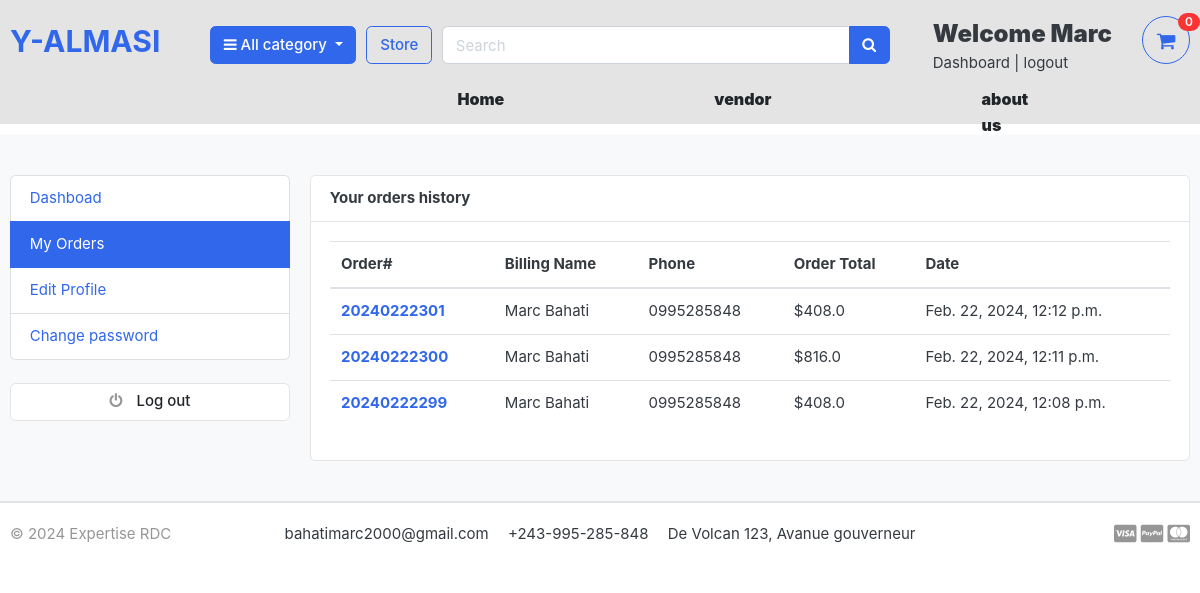
Before: /accounts/my_orders/ (signed in) with the older database file.
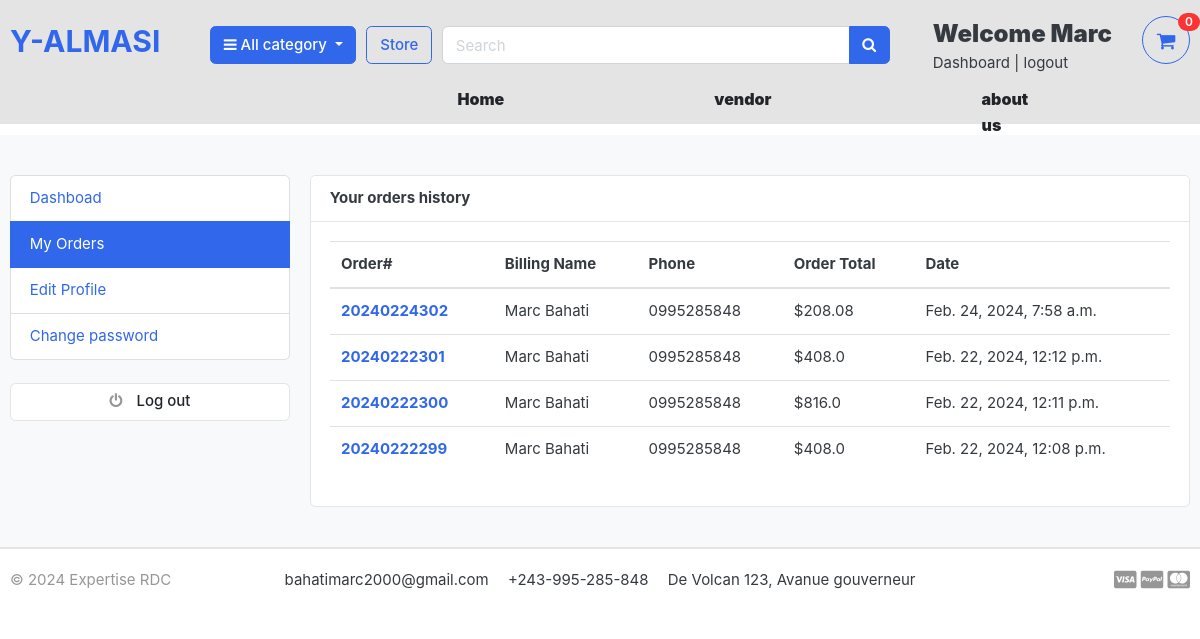
After: the same page with the newer database file.
### accounts/models.py (models this page shows, shortened)
class Accounts(AbstractBaseUser):
    first_name=models.CharField(max_length=50)
    last_name=models.CharField(max_length=50)
    username=models.CharField(max_length=50, unique=True)
    email=models.EmailField(max_length=100,unique=True)
    phone_number=models.CharField(max_length=50)
    date_join=models.DateTimeField(auto_now_add=True)
    last_login=models.DateTimeField(auto_now_add=True)
    is_admin=models.BooleanField(default=False)
    is_staff=models.BooleanField(default=False)
    is_active=models.BooleanField(default=False)
    is_superadmin=models.BooleanField(default=False)
    USERNAME_FIELD='email'
    REQUIRED_FIELDS=['username','first_name','last_name']
    objects=MyAccountManager()

### orders/models.py (models this page shows, shortened)
class Order(models.Model):
    STATUS = (
        ('New','New'),
        ('Accepted','Accepted'),
        ('Completed','Completed'),
        ('Cancelled','Cancelled'),
    )
    user=models.ForeignKey(Accounts,on_delete=models.SET_NULL,null=True)
    payment = models.ForeignKey(Payment, on_delete=models.SET_NULL, null=True, blank=True)
    order_number=models.CharField(max_length=20)
    first_name=models.CharField(max_length=50)
    last_name=models.CharField(max_length=50)
    phone=models.CharField(max_length=15)
    email=models.EmailField(max_length=50)
    address_line_1=models.CharField(max_length=50)
    address_line_2=models.CharField(max_length=50,blank=True)
    country=models.CharField(max_length=50)
    state=models.CharField(max_length=50)
    city=models.CharField(max_length=50)
    order_note=models.CharField(max_length=100,blank=True)
    order_total=models.FloatField()
    tax=models.FloatField()
    status=models.CharField(max_length=100,choices=STATUS,default='New')
    ip=models.CharField(max_length=20,blank=True)
    is_ordered=models.BooleanField(default=False)
    created_at=models.DateTimeField(auto_now_add=True)
    updated_at=models.DateTimeField(auto_now=True)
    def full_name(self):
        return f'{self.first_name} {self.last_name}'

### accounts/views.py (the view)
# urls.py: path('accounts/my_orders/',views.my_orders,name="my_orders"),
@login_required(login_url='login')
def my_orders(request):
    orders=Order.objects.filter(user=request.user,is_ordered=True).order_by('-created_at')
    path = request.path
    context={
        'orders':orders,
        'path':path
    }
    return render(request,'accounts/my_orders.html',context,)

### carts/context_processors.py (called while the page is built)
def counter(request):
    cart_count=0
    if 'admin' in request.path:
        return {}
    else:
        try:
            cart=Cart.objects.filter(cart_id=_cart_id(request))
            if request.user.is_authenticated:
                cart_items = CartItem.objects.all().filter(user=request.user)
            else:
                cart_items = CartItem.objects.all().filter(cart=cart[:1])
            for cart_item in cart_items:
                cart_count += cart_item.quantity
        except Cart.DoesNotExist:
            cart_count=0
    return dict(cart_count = cart_count)

### carts/views.py (called while the page is built)
def _cart_id(request):
    cart = request.session.session_key
    if not cart:
        request.session.create()
        cart = request.session.session_key
    return cart

### category/context_processor.py (called while the page is built)
def menu_link(request):
    links = category.objects.all()
    return dict(links=links)

### category/models.py (called while the page is built)
    def get_url(self):
        return reverse('products_by_category',args=[self.slug])

### e_commerce/templates/accounts/my_orders.html (shortened to what this page needs)
{% extends 'base.html' %}
{% block content %}
<section class="section-conten padding-y bg">
    <div class="container">
        <div class="row">
            {% include 'includes/dashboad_sidebar.html'%}
        <main class="col-md-9">
            <article class="card">
            <header class="card-header">
                <strong class="d-inline-block mr-3">Your orders history</strong>
            </header>
            <div class="card-body">
                <div class="row">
                    <div class="col-md-12">
                        <table class="table table-hover">
                            <thead>
                              <tr>
                                <th scope="col">Order#</th>
                                <th scope="col">Billing Name</th>
                                <th scope="col">Phone</th>
                                <th scope="col">Order Total</th>
                                <th scope="col">Date</th>
                              </tr>
                            </thead>
                            <tbody>
                                {% for order in orders %}
                              <tr>
                                <th scope="row"><a href="{% url 'order_detail' order.order_number %}">{{order.order_number}}</a></th>
                                <td>{{ order.full_name }}</td>
                                <td>{{ order.phone }}</td>
                                <td>${{ order.order_total }}</td>
                                <td>{{ order.created_at }}</td>
                              </tr>
                                    {% endfor %}
                            </tbody>
                          </table>
                </div>
            </div>
            </article>
        </main>
    </div>
    </div>
    </section>
{% endblock %}

### e_commerce/templates/base.html (shortened to what this page needs)
{% load static %}
<!DOCTYPE HTML>
<html lang="en">
<head>
<link href="{%static 'css/bootstrap.css'%}" rel="stylesheet" type="text/css"/>
<link href="{% static 'fonts/fontawesome/css/all.min.css'%}" type="text/css" rel="stylesheet">
<link href="{% static 'css/ui.css'%}" rel="stylesheet" type="text/css"/>
<link href="{%static 'css/responsive.css'%}" rel="stylesheet" media="only screen and (max-width: 1200px)" />
<link href="{% static 'css/cas.css'%}" rel="stylesheet" type="text/css"/>
<link rel="stylesheet" href="https://cdnjs.cloudflare.com/ajax/libs/font-awesome/4.7.0/css/font-awesome.min.css">
</head>
{% include 'includes/navbar.html' %}
<div class="mt-5" style="margin-top: 95px;"><br><br><br><br>
{% block content %}{% endblock %}
</div>
{% include 'includes/footer.html' %}
</body>

### e_commerce/templates/includes/navbar.html (shortened to what this page needs)
{% load static %}
<header class="section-header fixed-top bg-light">
    <section class="header-main border-bottom">
        <div class="container">
    <div class="row align-items-center">
        <div class="col-lg-2 col-md-3 col-6">
            <a href="{% url 'home'%}" class="brand-wrap">
                <h2>Y-ALMASI</h2>
            </a>
        </div>
        <div class="col-lg col-sm col-md col-6 flex-grow-0">
            <div class="category-wrap dropdown d-inline-block float-right">
                <button type="button" class="btn btn-primary dropdown-toggle" data-toggle="dropdown">
                    <i class="fa fa-bars"></i> All category
                </button>
            </div>
        </div>
        <a href="{% url 'store' %}" class="btn btn-outline-primary">Store</a>
        <div class="col-lg  col-md-6 col-sm-12 col">
            <form action="{% url 'search' %}" class="search" method='GET'>
                <div class="input-group w-100">
                    <input type="text" class="form-control" style="width:60%;" placeholder="Search" name="keyword">
                    <div class="input-group-append">
                      <button class="btn btn-primary" type="submit">
                        <i class="fa fa-search"></i>
                      </button>
                    </div>
                </div>
            </form>
        </div>
        <div class="col-lg-3 col-sm-6 col-8 order-2 order-lg-3">
                    <div class="d-flex justify-content-end mb-3 mb-lg-0">
                        {% if user.id is None %}
                        <div class="widget-header">
                            <small class="title text-muted">Welcome guest!</small>
                            <div>
                                <a href="{% url 'login' %}">Sign in</a> <span class="dark-transp"> | </span>
                                <a href="{% url 'register' %}"> Register</a>
                            </div>
                        </div>
                        {% else %}
                        <div class="widget-header">
                            <small class="title text" style="font-weight: 900;font-size:x-large">Welcome {{ user.first_name }}</small>
                            <div>
                                <a href="{% url 'dashboard'%}">Dashboard</a> <span class="dark-transp"> | </span>
                                <a href="{% url 'logout' %}"> logout</a>
                            </div>
                        </div>
                        {% endif %}
                        <a href="{% url 'cart' %}" class="widget-header pl-3 ml-3">
                          <div class="icon icon-sm text-primary border-primary rounded-circle border">
                            <i class="fa fa-shopping-cart text-primary"></i>
                          </div>
                            <span class="badge badge-pill badge-danger notify">{{ cart_count }}</span>
                        </a>
                    </div>
                </div>
    </div>
        </div>
    </section>
    <nav class="navbar navbar-expand-lg navbar-light" style="padding-top: 22px;height:12px">
        <div class="collapse navbar-collapse" id="navbarNavDropdown">
          <ul class="navbar-nav mx-5">
            <li class="nav-item active px-5 mx-5">
              <a class="nav-link" style="font-weight: 900;font-size:16px" href="{% url 'home'%}">Home <span class="sr-only">(current)</span></a>
            <li class="nav-item px-5 mx-5">
              <a class="nav-link" style="font-weight: 900;font-size:16px" href="{% url 'shop'%}">vendor</a>
            </li>
              <li class="nav-item px-5 mx-5">
                <a class="nav-link" style="font-weight: 900;font-size:16px" href="{% url 'us'%}">about us</a>
              </li>
          </ul>
        </div>
      </nav>
    </header>

### e_commerce/templates/includes/dashboad_sidebar.html
<aside class="col-md-3">
    <ul class="list-group">
        <a class="list-group-item {% if '/accounts/' == path %}active{% endif %}" href="{% url 'dashboard'%}"> Dashboad </a>
        <a class="list-group-item {% if '/accounts/my_orders/' == path %}active{% endif %}" href="{% url 'my_orders'%}"> My Orders </a>
        <a class="list-group-item {% if '/accounts/edit_profile/' == path %}active{% endif %}" href="{% url 'edit_profile' %}"> Edit Profile </a>
        <a class="list-group-item {% if '/accounts/change_password/' == path %}active{% endif %}" href="{% url 'change_password'%}"> Change password </a>
    </ul>
    <br>
    <a class="btn btn-light btn-block" href="{% url 'logout' %}"> <i class="fa fa-power-off"></i> <span class="text">Log out</span> </a>
</aside>

### e_commerce/templates/includes/footer.html (shortened to what this page needs)
<footer class="section-footer border-top">
	<div class="container">
		<section class="footer-bottom border-top row">
			<div class="col-md-2">
				<p class="text-muted"> &copy 2024 Expertise RDC </p>
			</div>
			<div class="col-md-8 text-md-center">
				<span  class="px-2">bahatimarc2000@gmail.com</span>
				<span  class="px-2">+243-995-285-848</span>
				<span  class="px-2">De Volcan 123, Avanue gouverneur</span>
			</div>
			<div class="col-md-2 text-md-right text-muted">
				<i class="fab fa-lg fa-cc-visa"></i>
				<i class="fab fa-lg fa-cc-paypal"></i>
				<i class="fab fa-lg fa-cc-mastercard"></i>
			</div>
		</section>
	</div>
</footer>
</body>
</html>

### e_commerce/static/css/ui.css (style rules this page uses)
html { font-family: "Inter", sans-serif; font-size: 15px; }
.icon-xs, .icon-sm, .icon-md, .icon-lg { display: inline-block; text-align: center; flex-shrink: 0; flex-grow: 0; }
.icon-sm { width: 48px; height: 48px; line-height: 48px !important; font-size: 20px; }
.padding-y { padding-top: 40px; padding-bottom: 40px; }
article:after, .form-group:after { display: block; clear: both; content: ""; }
.bg { background-color: #f8f9fa; }
p:last-child { margin-bottom: 0; }
.header-main { position: relative; padding-top: 1rem; padding-bottom: 1rem; }
.widget-header { display: inline-block; vertical-align: middle; position: relative; }
.widget-header a { color: #343a40; }
.widget-header i { color: #969696; }
.widget-header .title { display: block; }
.widget-header .notify { position: absolute; top: -3px; right: -10px; }
.footer-bottom { padding-top: 20px; padding-bottom: 20px; }
.btn-light { background-color: #fff; border-color: #e4e4e4; }
.btn-light i { color: #969696; }
.btn i + .text { margin-left: 10px; }
.notify { position: absolute; top: -4px; right: -10px; display: inline-block; padding: 0.25em 0.6em; font-size: 12px; line-height: 1; text-align: center; border-radius: 3rem; color: #fff; background-color: #fa3434; }

### e_commerce/static/css/cas.css (style rules this page uses)
.navbar { padding: 0.75rem 1rem; transition: all 0.3s ease; }
.navbar a { color: #212529 !important; text-decoration: none; }
.navbar .navbar-nav .nav-link { padding: 0.75rem 1rem; font-size: 0.9rem; line-height: 1.6; color: inherit; border-radius: 0.25rem; }

Changed rows visible on the page:
added Order: order_number "20240224302", full_name "Marc Bahati", phone "0995285848", order_total "208.08", created_at "Feb. 24, 2024, 7:58 a.m."
